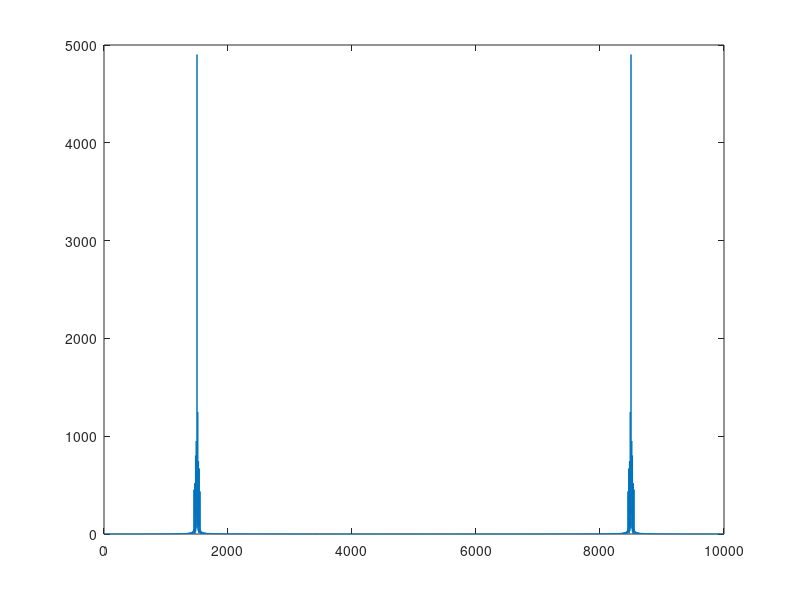

The MATLAB source for this figure:
Fs = 10000;
t = 0:(1/Fs):1;
% message with rooftop spectrum
m = 3 * sin(2*pi*t * 0) + 2.5 * sin(2*pi*t*12.5) + 2 * sin(2*pi*t * 25) + 1.5 * sin(2*pi*t* 37) + sin(2*pi*t * 50); % bandwidth = 
f = 1500;
x = (1+(1/max(m)) .* m) .* cos(2*pi*t * f); % modulation

X = fft([x zeros(1, 1000)]); % padding so that fft is more detailed

a = 0:(length(X)-1);
a = a / length(a) * Fs;
plot(a, abs(X));